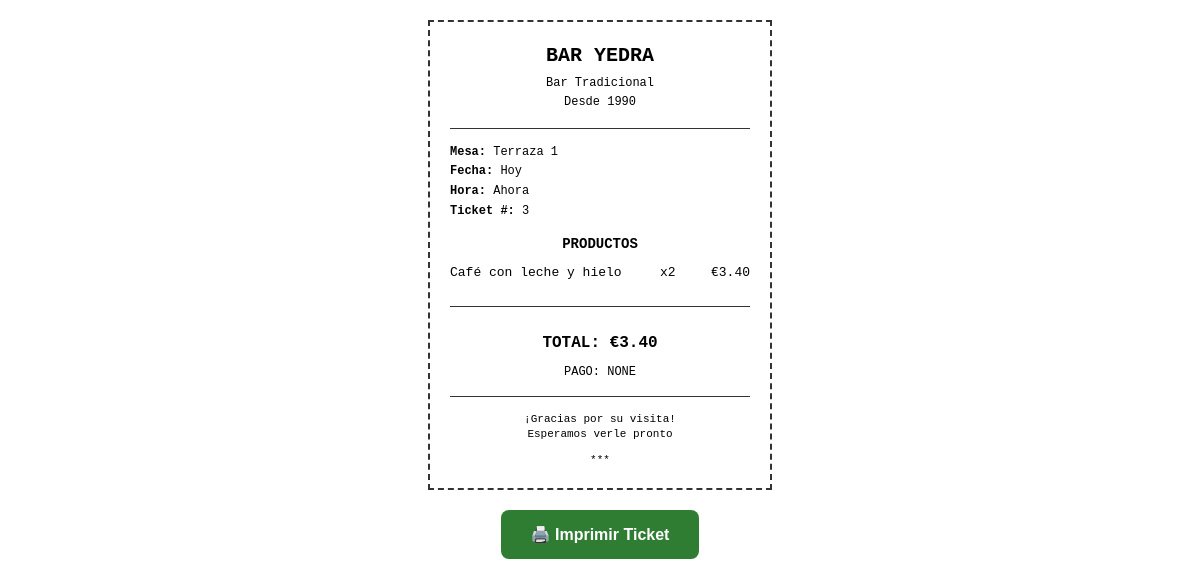
Page /print_receipt/3 on the earlier database version.
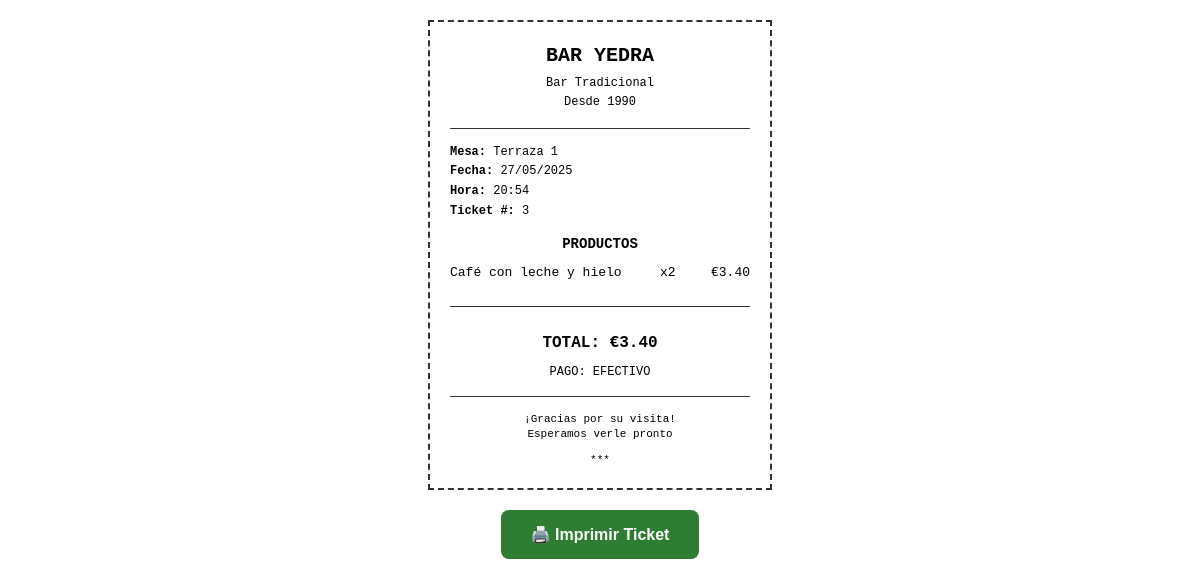
Same page on the later database version.
### models.py (models this page shows, shortened)
class Pedido(db.Model):
    __tablename__ = 'pedido'
    id = db.Column(db.Integer, primary_key=True)
    mesa_id = db.Column(db.Integer, db.ForeignKey('mesa.id'), nullable=False)
    productos = db.Column(db.Text)  # JSON string with products and quantities
    total = db.Column(db.Numeric(10, 2), default=0.00)
    fecha_creacion = db.Column(db.DateTime, default=datetime.utcnow)
    fecha_pago = db.Column(db.DateTime)
    forma_pago = db.Column(db.String(20))  # efectivo, tarjeta
    estado = db.Column(db.String(20), default='abierto')  # abierto, cerrado, pagado
    tickets = db.relationship('Ticket', backref='pedido', lazy=True)

### app.py (the view)
@app.route('/print_receipt/<int:pedido_id>')
def print_receipt(pedido_id):
    pedido = Pedido.query.get_or_404(pedido_id)
    mesa = Mesa.query.get(pedido.mesa_id)
    import json
    productos_dict = json.loads(pedido.productos) if pedido.productos else {}
    productos_detalle = []
    for producto_id_str, cantidad in productos_dict.items():
        producto = Producto.query.get(int(producto_id_str))
        if producto:
            productos_detalle.append({
                'nombre': producto.nombre,
                'precio': float(producto.precio),
                'cantidad': cantidad,
                'subtotal': float(producto.precio) * cantidad
            })
    return render_template('receipt_print.html',
                         pedido=pedido,
                         mesa=mesa,
                         productos_detalle=productos_detalle)

### templates/receipt_print.html (shortened to what this page needs)
<!DOCTYPE html>
<html lang="es">
<head>
</head>
<body>
    <div class="ticket">
        <div class="ticket-header">
            <div class="business-name">BAR YEDRA</div>
            <div class="business-info">Bar Tradicional</div>
            <div class="business-info">Desde 1990</div>
        </div>
        <div class="ticket-info">
            <div><strong>Mesa:</strong> {{ mesa.zona }} {{ mesa.numero }}</div>
            <div><strong>Fecha:</strong> {{ pedido.fecha_pago.strftime('%d/%m/%Y') if pedido.fecha_pago else 'Hoy' }}</div>
            <div><strong>Hora:</strong> {{ pedido.fecha_pago.strftime('%H:%M') if pedido.fecha_pago else 'Ahora' }}</div>
            <div><strong>Ticket #:</strong> {{ pedido.id }}</div>
        </div>
        <div class="products-section">
            <div style="font-weight: bold; margin-bottom: 10px; text-align: center;">PRODUCTOS</div>
            {% for item in productos_detalle %}
            <div class="product-line">
                <div class="product-name">{{ item.nombre }}</div>
                <div class="product-qty">x{{ item.cantidad }}</div>
                <div class="product-price">€{{ "%.2f"|format(item.subtotal) }}</div>
            </div>
            {% endfor %}
        </div>
        <div class="total-section">
            TOTAL: €{{ "%.2f"|format(pedido.total) }}
        </div>
        <div class="payment-method">
            Pago: {{ pedido.forma_pago|upper }}
        </div>
        <div class="ticket-footer">
            <div>¡Gracias por su visita!</div>
            <div>Esperamos verle pronto</div>
            <div style="margin-top: 10px;">***</div>
        </div>
    </div>
    <button class="print-button" onclick="window.print()">
        🖨️ Imprimir Ticket
    </button>
</body>
</html>

Differences in the rows shown:
changed Pedido id 3: fecha_pago "Hoy" → "27/05/2025"; fecha_pago "Ahora" → "20:54"; forma_pago "NONE" → "EFECTIVO"
